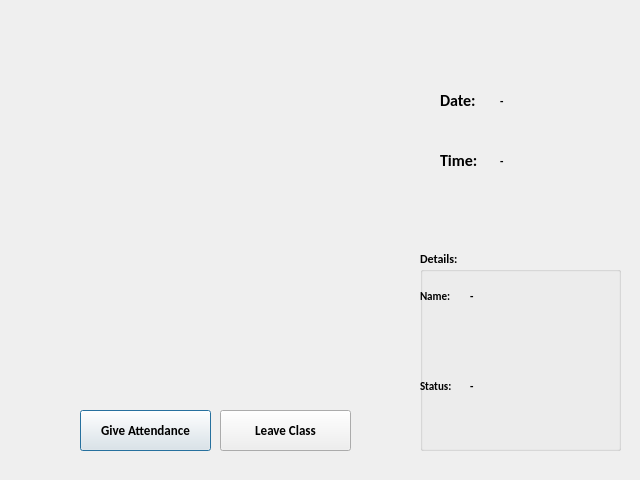
<?xml version="1.0" encoding="UTF-8"?>
<ui version="4.0">
 <class>OutputDialog</class>
 <widget class="QDialog" name="OutputDialog">
  <property name="geometry">
   <rect>
    <x>0</x>
    <y>0</y>
    <width>640</width>
    <height>480</height>
   </rect>
  </property>
  <property name="minimumSize">
   <size>
    <width>0</width>
    <height>0</height>
   </size>
  </property>
  <property name="maximumSize">
   <size>
    <width>640</width>
    <height>480</height>
   </size>
  </property>
  <property name="font">
   <font>
    <family>Calibri</family>
    <weight>75</weight>
    <bold>true</bold>
   </font>
  </property>
  <property name="windowTitle">
   <string>Facial Recognition</string>
  </property>
  <property name="windowIcon">
   <iconset resource="resource.qrc">
    <normaloff>:/icon/icon.png</normaloff>:/icon/icon.png</iconset>
  </property>
  <widget class="QLabel" name="imgLabel">
   <property name="geometry">
    <rect>
     <x>30</x>
     <y>50</y>
     <width>381</width>
     <height>311</height>
    </rect>
   </property>
   <property name="maximumSize">
    <size>
     <width>1920</width>
     <height>1080</height>
    </size>
   </property>
   <property name="text">
    <string/>
   </property>
  </widget>
  <widget class="QPushButton" name="ClockInButton">
   <property name="geometry">
    <rect>
     <x>80</x>
     <y>410</y>
     <width>131</width>
     <height>41</height>
    </rect>
   </property>
   <property name="font">
    <font>
     <family>Calibri</family>
     <pointsize>10</pointsize>
     <weight>75</weight>
     <bold>true</bold>
    </font>
   </property>
   <property name="text">
    <string>Give Attendance</string>
   </property>
   <property name="checkable">
    <bool>true</bool>
   </property>
  </widget>
  <widget class="QLabel" name="label">
   <property name="geometry">
    <rect>
     <x>440</x>
     <y>80</y>
     <width>81</width>
     <height>41</height>
    </rect>
   </property>
   <property name="font">
    <font>
     <family>Calibri</family>
     <pointsize>12</pointsize>
     <weight>75</weight>
     <bold>true</bold>
    </font>
   </property>
   <property name="text">
    <string>Date:</string>
   </property>
  </widget>
  <widget class="QLabel" name="label_2">
   <property name="geometry">
    <rect>
     <x>440</x>
     <y>140</y>
     <width>81</width>
     <height>41</height>
    </rect>
   </property>
   <property name="font">
    <font>
     <family>Calibri</family>
     <pointsize>12</pointsize>
     <weight>75</weight>
     <bold>true</bold>
    </font>
   </property>
   <property name="text">
    <string>Time:</string>
   </property>
  </widget>
  <widget class="QPushButton" name="ClockOutButton">
   <property name="geometry">
    <rect>
     <x>220</x>
     <y>410</y>
     <width>131</width>
     <height>41</height>
    </rect>
   </property>
   <property name="font">
    <font>
     <family>Calibri</family>
     <pointsize>10</pointsize>
     <weight>75</weight>
     <bold>true</bold>
    </font>
   </property>
   <property name="text">
    <string>Leave Class</string>
   </property>
   <property name="checkable">
    <bool>true</bool>
   </property>
  </widget>
  <widget class="QLabel" name="Date_Label">
   <property name="geometry">
    <rect>
     <x>500</x>
     <y>80</y>
     <width>131</width>
     <height>41</height>
    </rect>
   </property>
   <property name="font">
    <font>
     <family>Calibri</family>
     <pointsize>8</pointsize>
     <weight>75</weight>
     <bold>true</bold>
    </font>
   </property>
   <property name="text">
    <string>-</string>
   </property>
  </widget>
  <widget class="QLabel" name="Time_Label">
   <property name="geometry">
    <rect>
     <x>500</x>
     <y>140</y>
     <width>141</width>
     <height>41</height>
    </rect>
   </property>
   <property name="font">
    <font>
     <family>Calibri</family>
     <pointsize>8</pointsize>
     <weight>75</weight>
     <bold>true</bold>
    </font>
   </property>
   <property name="text">
    <string>-</string>
   </property>
  </widget>
  <widget class="QGroupBox" name="groupBox">
   <property name="geometry">
    <rect>
     <x>420</x>
     <y>250</y>
     <width>201</width>
     <height>201</height>
    </rect>
   </property>
   <property name="title">
    <string>Details:</string>
   </property>
   <widget class="QLabel" name="label_3">
    <property name="geometry">
     <rect>
      <x>0</x>
      <y>30</y>
      <width>41</width>
      <height>31</height>
     </rect>
    </property>
    <property name="font">
     <font>
      <family>Calibri</family>
      <pointsize>8</pointsize>
      <weight>75</weight>
      <bold>true</bold>
     </font>
    </property>
    <property name="text">
     <string>Name:</string>
    </property>
   </widget>
   <widget class="QLabel" name="label_4">
    <property name="geometry">
     <rect>
      <x>0</x>
      <y>120</y>
      <width>51</width>
      <height>31</height>
     </rect>
    </property>
    <property name="font">
     <font>
      <family>Calibri</family>
      <pointsize>8</pointsize>
      <weight>75</weight>
      <bold>true</bold>
     </font>
    </property>
    <property name="text">
     <string>Status:</string>
    </property>
   </widget>
   <widget class="QLabel" name="NameLabel">
    <property name="geometry">
     <rect>
      <x>50</x>
      <y>30</y>
      <width>101</width>
      <height>31</height>
     </rect>
    </property>
    <property name="font">
     <font>
      <family>Calibri</family>
      <pointsize>8</pointsize>
      <weight>75</weight>
      <bold>true</bold>
     </font>
    </property>
    <property name="text">
     <string>-</string>
    </property>
   </widget>
   <widget class="QLabel" name="StatusLabel">
    <property name="geometry">
     <rect>
      <x>50</x>
      <y>120</y>
      <width>81</width>
      <height>31</height>
     </rect>
    </property>
    <property name="font">
     <font>
      <family>Calibri</family>
      <pointsize>8</pointsize>
      <weight>75</weight>
      <bold>true</bold>
     </font>
    </property>
    <property name="text">
     <string>-</string>
    </property>
   </widget>
  </widget>
 </widget>
 <resources>
  <include location="resource.qrc"/>
 </resources>
 <connections/>
</ui>
